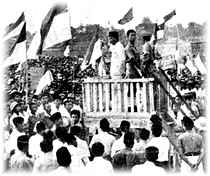
#> input picture IndonesiaRayaR56/scratch/test_feather_ikada.png, 210 x 176 px
$ python -i generate_all_goals_and_tech.py   (imports and definitions only)
#> lines starting #> are read from the running program, lines starting #| are printed output that depends on the picture
import os, math
from PIL import Image, ImageOps, ImageDraw, ImageFilter, ImageEnhance

mod_dir = r"c:\Users\radit\Project\VisualStudioProject\Personal\HOI4MODS\Indonesia Sub Mod 56\HOI4mod\IndonesiaRayaR56"
events_dir = os.path.join(mod_dir, "gfx", "event_pictures")
goals_dir = os.path.join(mod_dir, "gfx", "interface", "goals")
tech_dir = os.path.join(mod_dir, "gfx", "interface", "technologies")
vanilla_tech_dir = r"C:\Program Files (x86)\Steam\steamapps\common\Hearts of Iron IV\gfx\interface\technologies"

# [2 lines not run here, left out]

# -------------------------------------------------------------
# 1. PROCESS FOCUS GOALS (82x82 Circular Medal Badge, Grayish)
# -------------------------------------------------------------

goal_mappings = {
    "focus_dei_pax_neerlandica": "DEI_event_volksraad.dds",
    "focus_dei_pembangkangan": "DEI_event_zeven_provincien.dds",
    "focus_dei_momentum_kemerdekaan": "DEI_event_ikada.dds",
    "focus_dei_proklamasi": "DEI_event_proklamasi.dds",
    "focus_dei_tkr": "DEI_event_ambarawa.dds",
    "focus_dei_kaa_bandung": "DEI_event_kaa_bandung.dds",
    "focus_dei_trikora": "DEI_event_path_a.dds",
    "focus_dei_dwikora": "DEI_event_pertempuran_surabaya.dds",
    "focus_dei_pancasila": "DEI_event_pancasila.dds",
    "focus_dei_trisakti": "DEI_event_linggarjati.dds",
    "focus_dei_dekrit_presiden": "DEI_event_dekrit.dds",
    "focus_dei_sidang_bfo": "DEI_event_path_b.dds",
    "focus_dei_angkatan_federal": "DEI_event_tanjung_priok.dds",
    "focus_dei_perkebunan_deli": "DEI_event_ombilin.dds",
    "focus_dei_swapraja": "DEI_event_kmb.dds",
    "focus_dei_angkatan_kelima": "DEI_event_path_c.dds",
    "focus_dei_lekra": "DEI_event_tamansiswa.dds",
    "focus_dei_komune_tani": "DEI_event_karapan_sapi.dds",
    "focus_dei_pakta_asia_merah": "DEI_event_kongres_perempuan.dds",
    "focus_dei_dewan_revolusi": "DEI_event_path_d.dds",
    "focus_dei_benteng_samudra": "DEI_event_pasteur.dds",
    "focus_dei_dwifungsi": "DEI_event_bosscha.dds",
    "focus_dei_bela_negara": "DEI_event_sumpah_pemuda.dds",
    "focus_dei_baitul_mal": "DEI_event_path_e.dds",
    "focus_dei_mahkamah_syariah": "DEI_event_adisoetjipto.dds",
    "focus_dei_akademi_mujahidin": "DEI_event_kartosuwiryo.dds",
    "focus_dei_khilafah_nusantara": "DEI_event_prambanan.dds",
    "focus_dei_sumpah_palapa": "DEI_event_borobudur.dds",
    "focus_dei_restorasi_trowulan": "DEI_event_trowulan.dds",
    "focus_dei_dharmaputra": "DEI_event_trunk6.dds",
    "focus_dei_jung_raksasa": "DEI_event_pinisi.dds",
    "focus_dei_penobatan_maharaja": "DEI_event_path_f.dds"
}

def create_goal_badge(src_dds_path, out_dds_path):
    # Base size 82x82
#> called with src_dds_path = 'test_feather_ikada.png', out_dds_path = 'out.png'
    size = 82
    center = size / 2.0
    outer_r = 38.0
    inner_r = 34.0

    # Load and crop source image
    with Image.open(src_dds_path) as im:
#> im is the input picture: PIL image 210x176 RGBA; mean R, G, B, A 152.4, 152.4, 152.4, 221.6
        im = im.convert("RGBA")
        w, h = im.size
#> w = 210; h = 176
        # Square crop from center
        min_dim = min(w, h)
#> min_dim = 176
        left = (w - min_dim) // 2
#> left = 17
        top = (h - min_dim) // 2
#> top = 0
        sq = im.crop((left, top, left + min_dim, top + min_dim))
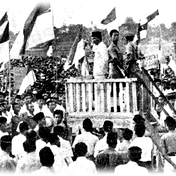
#> sq: PIL image 176x176 RGBA; mean R, G, B, A 153, 153, 153, 236.1; transparent parts drawn white
        sq = sq.resize((size, size), Image.Resampling.LANCZOS)
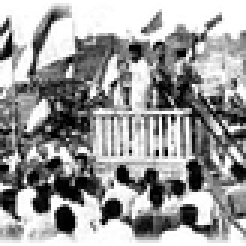
#> sq: PIL image 82x82 RGBA (shown 3 times larger); mean R, G, B, A 152.8, 152.8, 152.8, 236.1; transparent parts drawn white

    # Convert source to pure grayish
    gray_data = []
    enhancer = ImageEnhance.Contrast(sq)
    sq = enhancer.enhance(1.25)
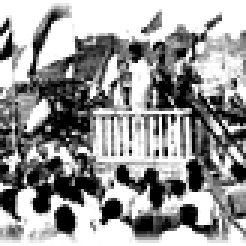
#> sq: PIL image 82x82 RGBA (shown 3 times larger); mean R, G, B, A 149.3, 149.3, 149.3, 236.1; transparent parts drawn white
    for p in sq.getdata():
        g = int(0.299 * p[0] + 0.587 * p[1] + 0.114 * p[2])
        gray_data.append((g, g, g, 255))
#> this loop made 6724 passes
#> (p, g) on passes 1 to 3: ((255, 255, 255, 2), 255), ((255, 255, 255, 2), 255), ((255, 255, 255, 2), 255)
#> after the loop, gray_data = 6724 items, first 6: (255, 255, 255, 255), (255, 255, 255, 255), (255, 255, 255, 255), (255, 255, 255, 255), (255, 255, 255, 255), (255, 255, 255, 255)
    sq.putdata(gray_data)
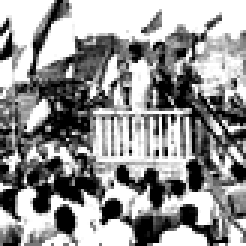
#> sq: PIL image 82x82 RGBA (shown 3 times larger); mean R, G, B, A 149.1, 149.1, 149.1, 255

    # Create badge canvas with circular frame
    badge = Image.new("RGBA", (size, size), (0, 0, 0, 0))
#> badge: PIL image 82x82 RGBA; every value is 0
    pixels = []
    for y in range(size):
        for x in range(size):
            dx = x - center + 0.5
            dy = y - center + 0.5
            dist = math.hypot(dx, dy)

            if dist > outer_r + 1.0:
                # Outside badge
                pixels.append((0, 0, 0, 0))
            elif dist > outer_r:
                # Anti-aliased outer edge
                alpha = int(255 * (1.0 - (dist - outer_r)))
                val = 140
                pixels.append((val, val, val, alpha))
            elif dist >= inner_r:
                # Metallic double-bevel bezel ring
                # subtle gradient from top-left to bottom-right
                angle_factor = (dx - dy) / (2.0 * outer_r)
                if dist > outer_r - 2.0 or dist < inner_r + 2.0:
                    val = int(180 + 40 * angle_factor) # bright rim
                else:
                    val = int(110 + 30 * angle_factor) # groove
                val = max(50, min(230, val))
                pixels.append((val, val, val, 255))
            else:
                # Inside picture area with subtle vignette
                vignette = 1.0 - 0.25 * (dist / inner_r) ** 2
                sp = sq.getpixel((x, y))
                val = int(sp[0] * vignette)
                val = max(10, min(245, val))
                pixels.append((val, val, val, 255))
#> after the loop, pixels = 6724 items, first 6: (0, 0, 0, 0), (0, 0, 0, 0), (0, 0, 0, 0), (0, 0, 0, 0), (0, 0, 0, 0), (0, 0, 0, 0)

    badge.putdata(pixels)
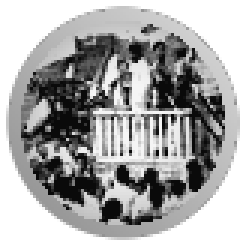
#> badge: PIL image 82x82 RGBA (shown 3 times larger); mean R, G, B, A 92.1, 92.1, 92.1, 176.6; transparent parts drawn white
    badge.save(out_dds_path)
    print(f"Created goal icon: {os.path.basename(out_dds_path)} (82x82)")

# [8 lines not run here, left out]


# -------------------------------------------------------------
# 2. PROCESS TECHNOLOGIES (120x50 RGBA, Grayish)
# -------------------------------------------------------------

tech_mappings = {
    # Infantry Weapons
    "INS_infantry_weapons": "infantry_equipment_0.dds",      # Level 0 (GW)
    "INS_infantry_weapons1": "infantry_weapons.dds",          # Level 1
    "INS_improved_infantry_weapons": "infantry_weapons2.dds", # Level 2
    "INS_advanced_infantry_weapons": "infantry_weapons3.dds", # Level 3
    "INS_tech_support": "support_equipment_1.dds",            # Support equipment
    "INS_motorised_infantry": "motorized_equipment_1.dds",    # Motorized

    # Artillery
    "INS_gw_artillery": "artillery1.dds",                     # GW Artillery
    "INS_artillery1": "artillery1.dds",                       # Artillery 1
    "INS_interwar_antiair": "antiair1.dds",                   # AA
    "INS_interwar_antitank": "antitank1.dds",                 # AT

    # Armor
    "INS_gwtank": "gwtank.dds",                               # Carden-Loyd Mk VI
    "INS_basic_light_tank": "basic_light_tank.dds",           # Stuart M3A3
    "INS_improved_light_tank": "improved_light_tank.dds",     # AMX-13

    # Air
    "INS_fighter1": "fighter1.dds",                           # Ki-43 / Cureng
    "INS_fighter2": "fighter2.dds",                           # P-51D Mustang
    "INS_early_bomber": "early_bomber.dds",                   # Martin B-10
    "INS_transport_plane": "transport_plane_1.dds",           # C-47 Seulawah

    # Naval
    "INS_early_destroyer": "early_destroyer.dds",             # KRI Gadjah Mada
    "INS_early_submarine": "early_submarine.dds",             # KRI Tjakra / Nanggala
    "INS_early_light_cruiser": "advanced_light_cruiser.dds"   # KRI Irian / Hr.Ms. De Ruyter
}

def create_tech_icon(src_dds_path, out_dds_path):
    target_w, target_h = 120, 50
    with Image.open(src_dds_path) as im:
        im = im.convert("RGBA")
        # Fit inside target dimensions while preserving aspect ratio
        orig_w, orig_h = im.size
        ratio = min((target_w - 6) / orig_w, (target_h - 6) / orig_h)
        new_w = max(1, int(orig_w * ratio))
        new_h = max(1, int(orig_h * ratio))
        resized = im.resize((new_w, new_h), Image.Resampling.LANCZOS)

        # Place onto 120x50 transparent canvas
        canvas = Image.new("RGBA", (target_w, target_h), (0, 0, 0, 0))
        offset_x = (target_w - new_w) // 2
        offset_y = (target_h - new_h) // 2
        canvas.paste(resized, (offset_x, offset_y), resized)

        # Convert to pure monochrome grayish
        pixels = []
        for p in canvas.getdata():
            if p[3] == 0:
                pixels.append((0, 0, 0, 0))
            else:
                g = int(0.299 * p[0] + 0.587 * p[1] + 0.114 * p[2])
                # slight contrast enhancement
                g = int(128 + 1.2 * (g - 128))
                g = max(0, min(255, g))
                pixels.append((g, g, g, p[3]))
        canvas.putdata(pixels)
        canvas.save(out_dds_path)
        print(f"Created tech icon: {os.path.basename(out_dds_path)} (120x50)")

# [10 lines not run here, left out]

>>> result = create_goal_badge('test_feather_ikada.png', 'out.png')

$ run again, on IndonesiaRayaR56/scratch/goal_unknown.png
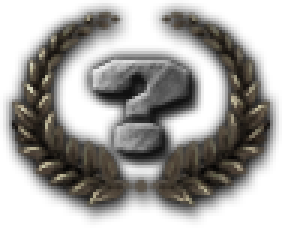
#> input picture IndonesiaRayaR56/scratch/goal_unknown.png, 94 x 76 px (shown 3 times larger)
#> in create_goal_badge, im is the input picture: PIL image 94x76 RGBA; mean R, G, B, A 43.2, 41.2, 38.2, 118.8
#> the loop in create_goal_badge, `for p in sq.getdata():` made 6724 passes
#> p on passes 1 to 3: (0, 0, 0, 0), (0, 0, 0, 0), (0, 0, 0, 0)
#> after the loop in create_goal_badge, `for p in sq.getdata():`: gray_data = 6724 items, first 6: (0, 0, 0, 255), (0, 0, 0, 255), (0, 0, 0, 255), (0, 0, 0, 255), (0, 0, 0, 255), (0, 0, 0, 255)
#> in create_goal_badge, `sq.putdata(gray_data)`:
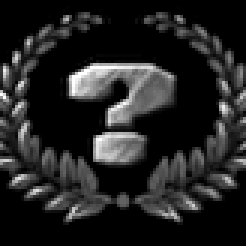
#> sq: PIL image 82x82 RGBA (shown 3 times larger); mean R, G, B, A 35.2, 35.2, 35.2, 255
#> after the loop in create_goal_badge, `for y in range(size):`: pixels = 6724 items, first 6: (0, 0, 0, 0), (0, 0, 0, 0), (0, 0, 0, 0), (0, 0, 0, 0), (0, 0, 0, 0), (0, 0, 0, 0)
#> in create_goal_badge, `badge.putdata(pixels)`:
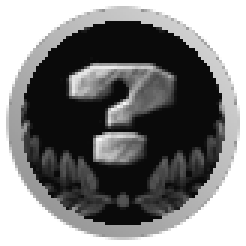
#> badge: PIL image 82x82 RGBA (shown 3 times larger); mean R, G, B, A 52.7, 52.7, 52.7, 176.6; transparent parts drawn white

$ run again, on IndonesiaRayaR56/scratch/pax.png
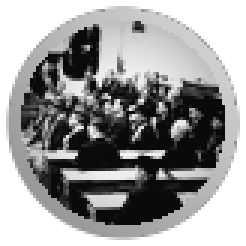
#> input picture IndonesiaRayaR56/scratch/pax.png, 82 x 82 px (shown 3 times larger)
#> in create_goal_badge, im is the input picture: PIL image 82x82 RGBA; mean R, G, B, A 78.9, 78.9, 78.9, 176.6
#> after the loop in create_goal_badge, `for p in sq.getdata():`: gray_data = 6724 items, first 6: (0, 0, 0, 255), (0, 0, 0, 255), (0, 0, 0, 255), (0, 0, 0, 255), (0, 0, 0, 255), (0, 0, 0, 255)
#> in create_goal_badge, `sq.putdata(gray_data)`:
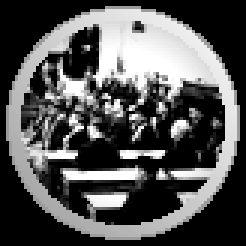
#> sq: PIL image 82x82 RGBA (shown 3 times larger); mean R, G, B, A 84.7, 84.7, 84.7, 255
#> after the loop in create_goal_badge, `for y in range(size):`: pixels = 6724 items, first 6: (0, 0, 0, 0), (0, 0, 0, 0), (0, 0, 0, 0), (0, 0, 0, 0), (0, 0, 0, 0), (0, 0, 0, 0)
#> in create_goal_badge, `badge.putdata(pixels)`:
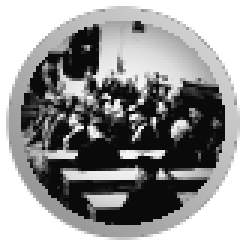
#> badge: PIL image 82x82 RGBA (shown 3 times larger); mean R, G, B, A 76.1, 76.1, 76.1, 176.6; transparent parts drawn white
